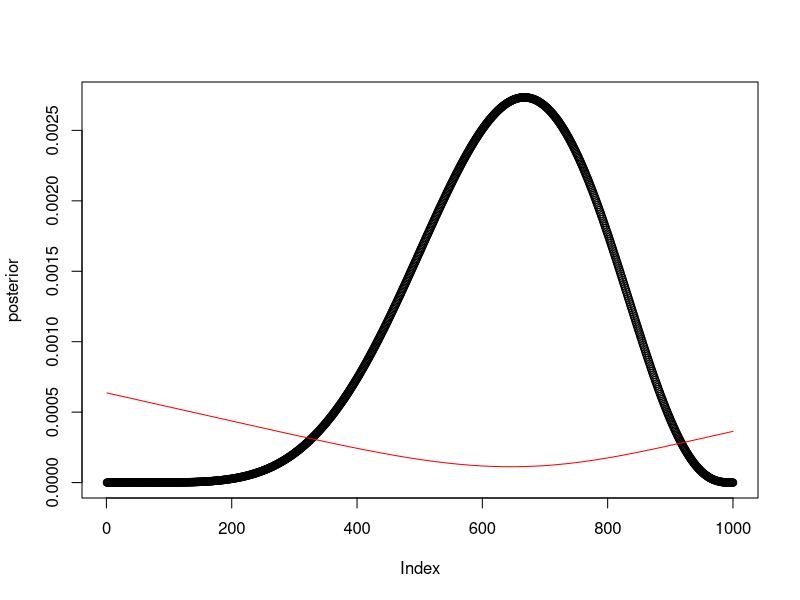
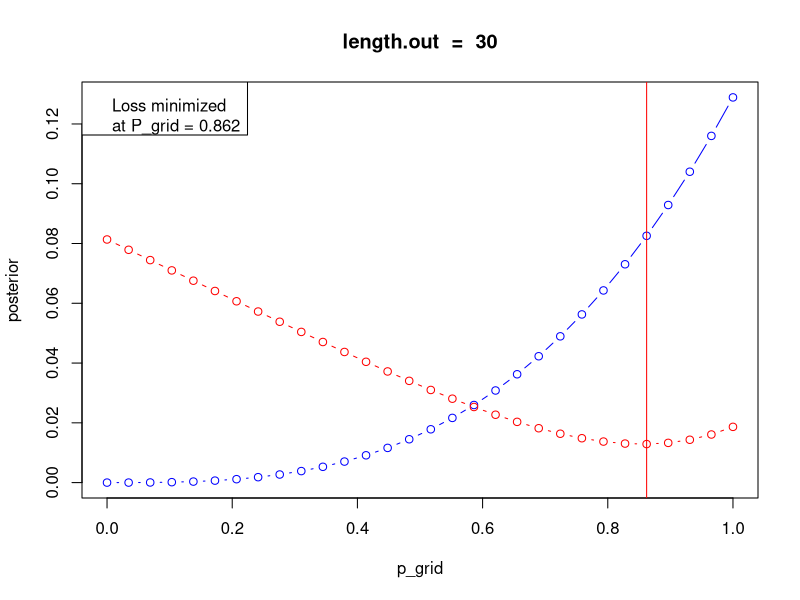
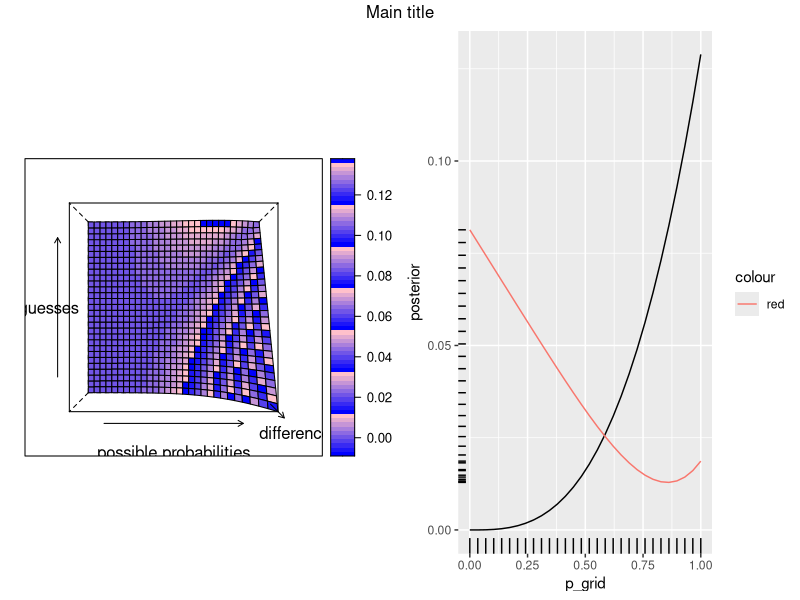
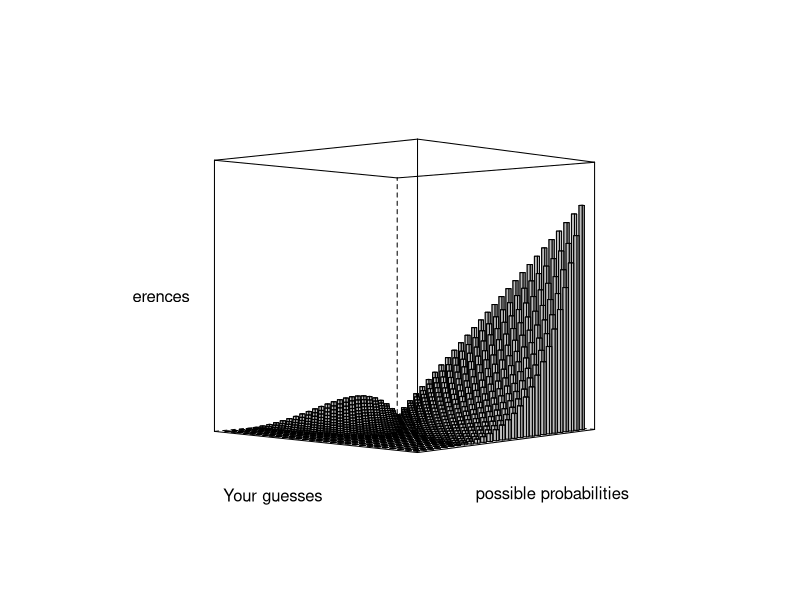
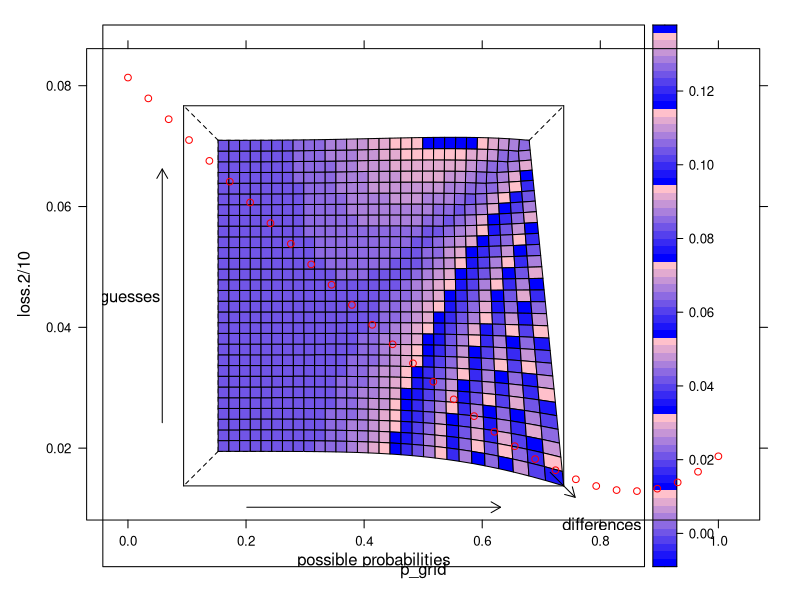

R code for these plots, in order:
#the moral of this work below is that this code

#loss<-sapply(p_grid,function(d) sum(posterior*abs(d-p_grid)))

##creates a matrix of differences of p_grid, multiplies each element in this matrix by corresponding posterior to weight each of those items, then sums them by coloum to create a vector of loss estimates for each value of p_grid.  

library(tidyr)
library(dplyr)
library(ggplot2)
library(latticeExtra)
library(gridExtra)

p_grid <-seq(0,1,length.out=1000)
prior<- rep(1,1000)
likelihood<-dbinom(6,9,prob=p_grid)
posterior<-likelihood*prior
posterior<-posterior/sum(posterior)

samples<-sample(p_grid,1e4,prob=posterior,replace=T)
plot(posterior)

loss<-sapply(p_grid,function(d) sum(posterior*abs(d-p_grid)))
lines(loss/1000,col='red')
p_grid[which.min(loss)]
median(samples)
mean(samples)

length(samples)


############
n=30
p_grid <-seq(0,1,length.out=n)
prior<- rep(1,n)
likelihood<-dbinom(3,3,prob=p_grid)
posterior<-likelihood*prior
posterior<-posterior/sum(posterior)
unst.posterior<-likelihood*prior

Calculate_loss<-function(d) {
  for (i in 1:length(d)) {
    return((abs(d[i]-p_grid)))   #this creates a matrix of p_grid differences; diagnol == zero
  } 
  }

loss<-sapply(p_grid,Calculate_loss) #this creates The matrix
unst.posterior   #for output comp
loss  #for output comp
posterior*loss  #notice that the vector posterior multiplies column by col, not by row, so transpose in head,

loss.1<-apply(loss,2,sum) # collapses grid into vector, the final desired output
#note the above if you change from 2 to 1 (col to row) eval, you flip the loss curve

loss.2<-sapply(p_grid,function(d) sum(posterior*abs(d-p_grid))) #original formula from book

plot(posterior,x=p_grid,type='b',col='blue',main = paste("length.out  = ",length(p_grid)))
lines(loss.2/10,x=p_grid,type='b',col='red')
abline(v=p_grid[which.min(loss.2)],col='red')
graph_text<-paste("low P_grid",round(p_grid[which.min(loss.2)],3),"----->")
#text(y=.0005,x=.75,labels=graph_text)
legend ("topleft",paste("Loss minimized\nat P_grid =",round(p_grid[which.min(loss.2)],3)))




#the moral of the story.  The posterior curve is mirror/flipped, transposed so that each posterior score is fed through the columsn of the P_grid difference matrix.  This amplifies the deviation of guess to correct when big, but if the deviation of guess from correctis small, or zero, the posterior score will have very little, if any effect on the loss.  

#using ggplot and original data of n=100

df<-data_frame(p_grid,posterior)
p<-ggplot(df, aes(p_grid,posterior))
P<-p+geom_line()+geom_line(aes(y=loss.2/10,color='red'))+geom_rug(aes(x=p_grid,y=loss.2/10))

par(mfrow=c(1,2))
loss.df<-as_data_frame(loss)
colnames(loss.df)<-paste0("diff",seq(1,n))
tidy.loss.df<-loss.df %>% gather(difference,value)
tidy.loss.df<-cbind(p_grid,tidy.loss.df)
#loss.p<-ggplot(tidy.loss.df,aes(x=value))
#loss.p+geom_bar()+facet_wrap(~difference)



#the following wireframe shows a diagonal splitting
#the posterior curve on the right side with 
#the loss function on the left side, the highpoint of which is the min
 
 wf<-wireframe(posterior*loss,
           drape=T,
           #light.source = c(0,10,10), 
           screen = list(z =0 , x = 0, y=0),
           xlab = "possible probabilities",
           ylab = 'Your guesses',
           zlab = "differences",
           
           col.regions = colorRampPalette(c("blue", "pink"))(10)
           )
 
 loss.p<-xyplot(loss.2/10~p_grid,col='red')
 
 
 grid.arrange(wf, P, ncol=2, top = "Main title")
 
 #see countourplot for density 
 cloud(posterior*loss,
       panel.3d.cloud=panel.3dbars, 
       col.facet='grey', 
       xbase=0.4, 
       ybase=0.4, 
       #      scales=list(arrows=FALSE, col=1),
       screen = list(z = 48, x = -90, y=0),
       xlab = "possible probabilities",
       ylab = 'Your guesses',
       zlab = "differences",
       par.settings = list(axis.line = list(col = "transparent"))
 )
 
 
 
 
 print(wf,split=c(1,1,1,1),more=T)
 print(loss.p,split=c(1,1,1,1),more=T)
 
